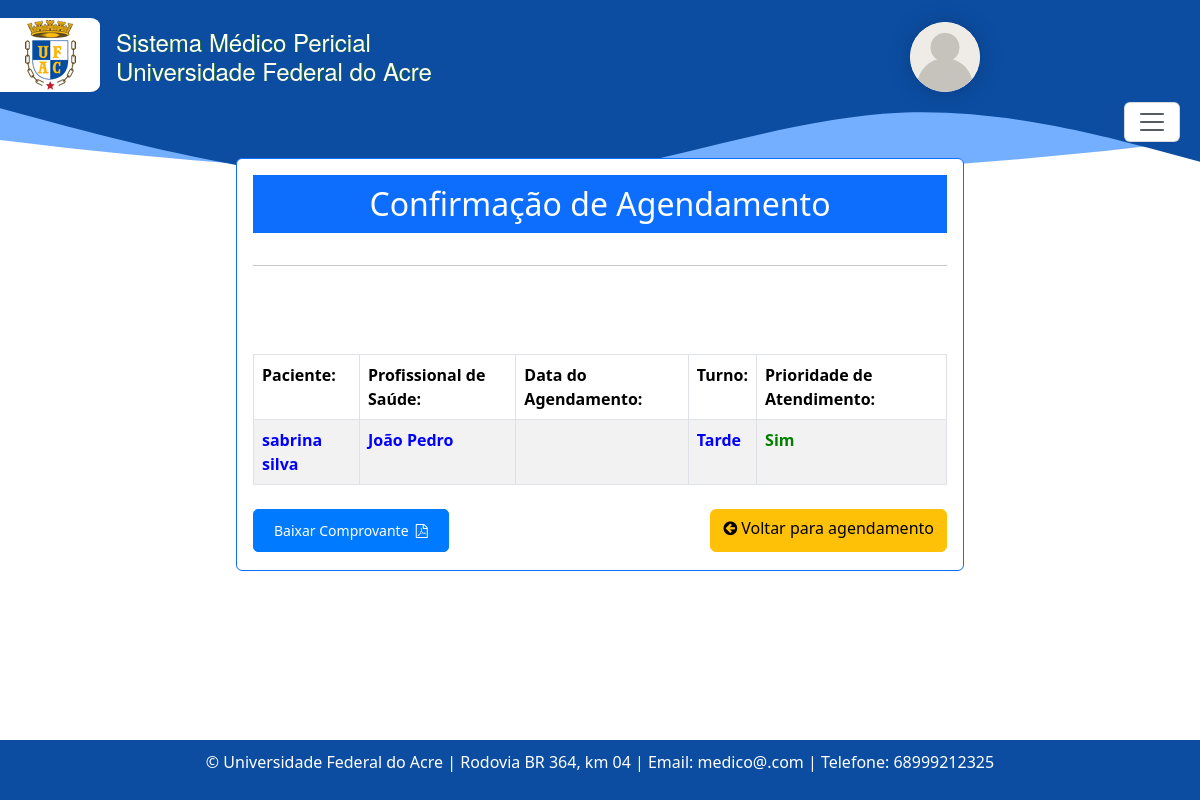
The page /agendamento/190/confirmar/ on the database its author committed.
### consulta/models.py (models this page shows, shortened)
class Agendamento(models.Model):
    TURNO_CHOICES = [
        ('manha', 'Manhã'),
        ('tarde', 'Tarde'),
    ]
    status_atendimento = models.CharField(max_length=20, choices=[
        ('confirmado', 'Confirmado'),
        ('ausente', 'Ausente'),
        ('pendente', 'Pendente'),
        ('cancelado', 'Cancelado'),
        ('atendido', 'Atendido'),
    ], default='pendente')
    paciente = models.ForeignKey('Paciente', on_delete=models.CASCADE)
    profissional_saude = models.ForeignKey('Profissionaldasaude', on_delete=models.CASCADE)
    data_agendamento = models.DateField('Data Agendamento', blank=False, null=False)
    turno = models.CharField(max_length=10, choices=TURNO_CHOICES)
    prioridade_atendimento = models.BooleanField(default=False)
    justificativa_cancelamento = models.TextField(blank=True, null=True)
    class Meta:
        ordering = ['-data_agendamento', 'paciente__nome']
        verbose_name = 'Agendamento'
        verbose_name_plural = 'Agendamentos'

class Paciente(models.Model):
    SEXO_CHOICES = [
        ('M', 'Masculino'),
        ('F', 'Feminino'),
        ('O', 'Outro')
    ]
    nome = models.CharField(max_length=100)
    nome_social = models.CharField(max_length=100, blank=True, null=True, verbose_name='Nome Social')
    data_nascimento = models.DateField(verbose_name='Data de Nascimento', validators=[data_nasc_valida], blank=True, null=True)
    email = models.EmailField(blank=True, null=True)
    rg = models.CharField(max_length=20, blank=True, null=True)
    cpf = models.CharField(max_length=14, validators=[validate_cpf, MinLengthValidator(11)])
    sexo = models.CharField(max_length=1, choices=SEXO_CHOICES)
    matricula = models.CharField(max_length=20)
    TIPO_PACIENTE_CHOICES = [
        ('Aluno', 'Aluno'),
        ('Servidor', 'Servidor'),
        ('Outro', 'Outro'),
    ]
    tipo_paciente = models.CharField(max_length=20, choices=TIPO_PACIENTE_CHOICES)
    cargo_funcao = models.CharField(max_length=50, default='', blank=True, null=True)
    cep = models.CharField(max_length=9, blank=True, null=True)
    cidade = models.CharField(max_length=50, blank=True, null=True)
    bairro = models.CharField(max_length=50, default='', blank=True, null=True)
    uf = models.CharField('UF', max_length=2, choices=UF_CHOICE, default='AC', blank=True, null=True)
    numero = models.CharField(max_length=10, blank=True, null=True)
    ddd_telefone = models.CharField(max_length=8)
    complemento = models.CharField(max_length=100, blank=True, null=True, default='')  # Adicionando o valor padrão aqui
    def get_display_name(self):
        return self.nome_social if self.nome_social else self.nome

class Profissionaldasaude(models.Model):
    SEXO_CHOICES = [
        ('M', 'Masculino'),
        ('F', 'Feminino'),
        ('O', 'Outro')
    ]
    usuario = models.ForeignKey(User, blank=True, null=True, on_delete=models.CASCADE)
    nome = models.CharField('Nome Completo', max_length=100)
    nome_social = models.CharField(max_length=100, blank=True, null=True, verbose_name='Nome Social')
    data_nascimento = models.DateField(u'Data de Nascimento', validators=[data_nasc_valida])
    email = models.EmailField()
    rg = models.CharField(max_length=20)
    cpf = models.CharField(max_length=14, validators=[validate_cpf, MinLengthValidator(11)])
    sexo = models.CharField(max_length=1, choices=SEXO_CHOICES)
    identificacao_unica = models.CharField(max_length=50, default='')
    cep = models.CharField(max_length=9)
    cidade = models.CharField(max_length=50)
    bairro = models.CharField(max_length=50, default='')
    uf = models.CharField('UF', max_length=2, choices=UF_CHOICE, default='AC')
    numero = models.CharField(max_length=10)
    ddd_telefone = models.CharField('Telefone Celular', max_length=14, help_text='Com DDD.')
    complemento = models.CharField(max_length=100, blank=True, null=True, default='') # blank=True, null=True é pra dizer que não é obrigatorio
    area = models.CharField(max_length=50, default='')
    unidade_siass = models.CharField(max_length=50, default='')
    formacao = models.CharField(max_length=20)
    conselho = models.CharField(max_length=20)
    registro = models.CharField(max_length=20)
    def get_display_name(self):
        return self.nome_social if self.nome_social else self.nome
    class Meta:
        ordering = ['nome', ]
        verbose_name = 'Profissonal de saúde'
        verbose_name_plural = 'Profissonais de saúde'

### consulta/views.py (the view)
# urls.py: path('agendamento/<int:pk>/confirmar/', confirm_agendamento, name='confirmAgendamento'),
def confirm_agendamento(request, pk):
    agendamento = get_object_or_404(Agendamento, pk=pk)
    return render(request, 'consultas/confirm_agendamento.html', {'agendamento': agendamento})

### consulta/context_processors.py (called while the page is built, shortened)
def user_info(request):
    user = request.user
    context = {
        'user': user,
        'profissional_saude': None,
        'administrativo': None,
    }
    return context

### templates/consultas/confirm_agendamento.html (shortened to what this page needs)
{% extends "base.html" %}
{% block content %}
   <div class="container">
     <div class="col-md-8 offset-md-2">
          <div class=" card border-primary card-body table-responsive">
              <h2 class="text-center mb-3 text-bg-primary " style="padding: 10px 0">Confirmação de Agendamento</h2> <hr>
               <table class="table table-striped table-bordered table-responsive">
                   <thead>
                   <tr>
                       <th style="vertical-align: top">Paciente:</th>
                       <br>
                       <th>Profissional de Saúde:</th>
                       <th>Data do Agendamento:</th>
                       <th style="vertical-align: top">Turno:</th><br>
                       <th>Prioridade de Atendimento:</th><br>
                   </tr>
                   </thead>
                   <tbody>
                   <tr>
                       <td style="color: blue"><b>{{ agendamento.paciente.get_display_name }}</b>
                       <td style="color: blue"><b>{{ agendamento.profissional_saude.get_display_name }}</b></td>
                       <td style="color: blue"><b>{{ agendamento.data_agendamento|date:"d/m/Y" }}</b></td>
                       <td style="color: blue"><b>{{ agendamento.get_turno_display }}</b></td>
                       <td>
                           {% if agendamento.prioridade_atendimento %}
                               <b style="color: green">Sim</b>
                           {% else %}
                               <b style="color: red">Não</b>
                           {% endif %}
                       </td>
                   </tr>
                   </tbody>
               </table>
                    <div class="d-flex justify-content-between mt-2">
                        <a type="submit" class="btn btn-primary btn-sm" style="margin-bottom: 2px"
                           methods="POST" href="{% url 'downloadComprovante' pk=agendamento.pk %}">
                            Baixar Comprovante &nbsp;<i class="fa fa-file-pdf-o" aria-hidden="true"></i>
                        </a>
                        <a style="justify-content: right; margin-bottom: 2px" class="btn btn-warning"
                           href="{% url 'agendamentoListagem' %}">
                            <i class="fa fa-arrow-circle-left" aria-hidden="true"></i>&nbsp;Voltar para agendamento
                        </a>
                    </div>
           </div>
        </div>
   </div>
{% endblock %}

### static/css/estilos.css (style rules this page uses)
* { scroll-behavior: smooth; }
.btn-primary { background-color: #007bff; color: #fff; border: 1px solid #007bff; border-radius: 5px; padding: 10px 20px; text-decoration: none; display: inline-block; transition: background-color 0.3s ease; }

### rows shown on the page
Agendamento: paciente.get_display_name "sabrina silva", profissional_saude.get_display_name "João Pedro", turno "Tarde"
